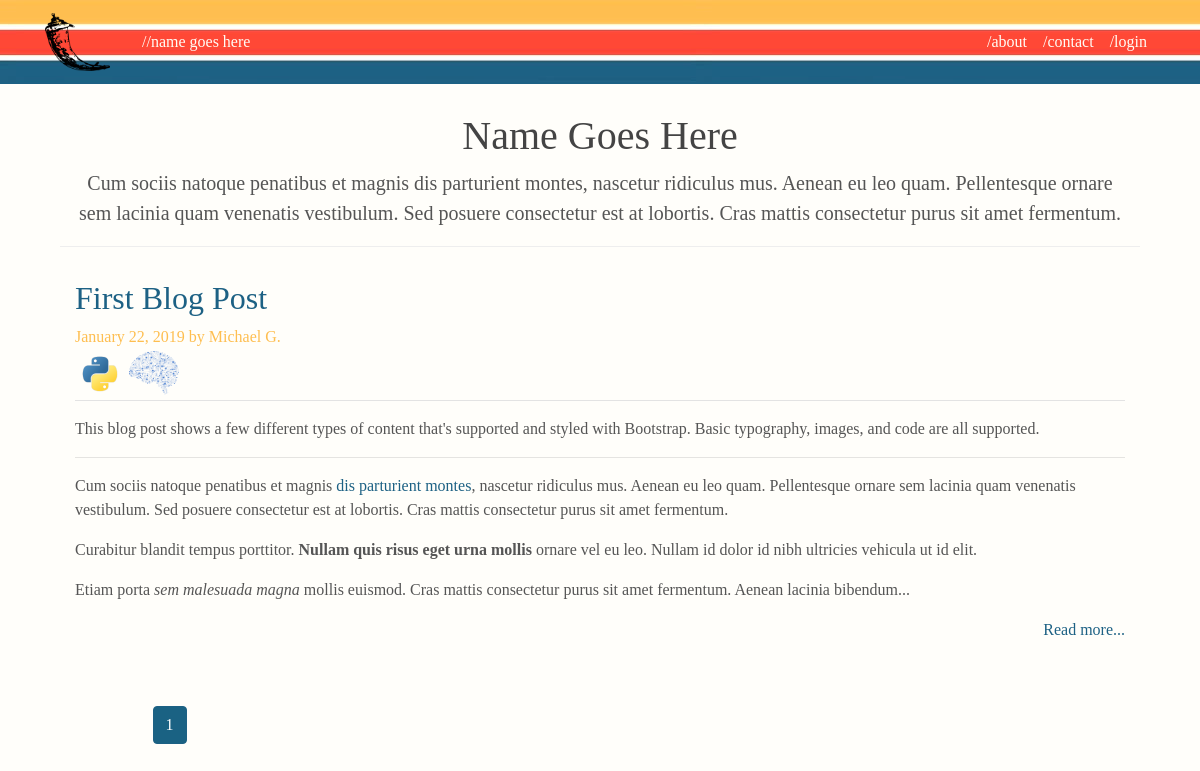
Page /home on the earlier database version.
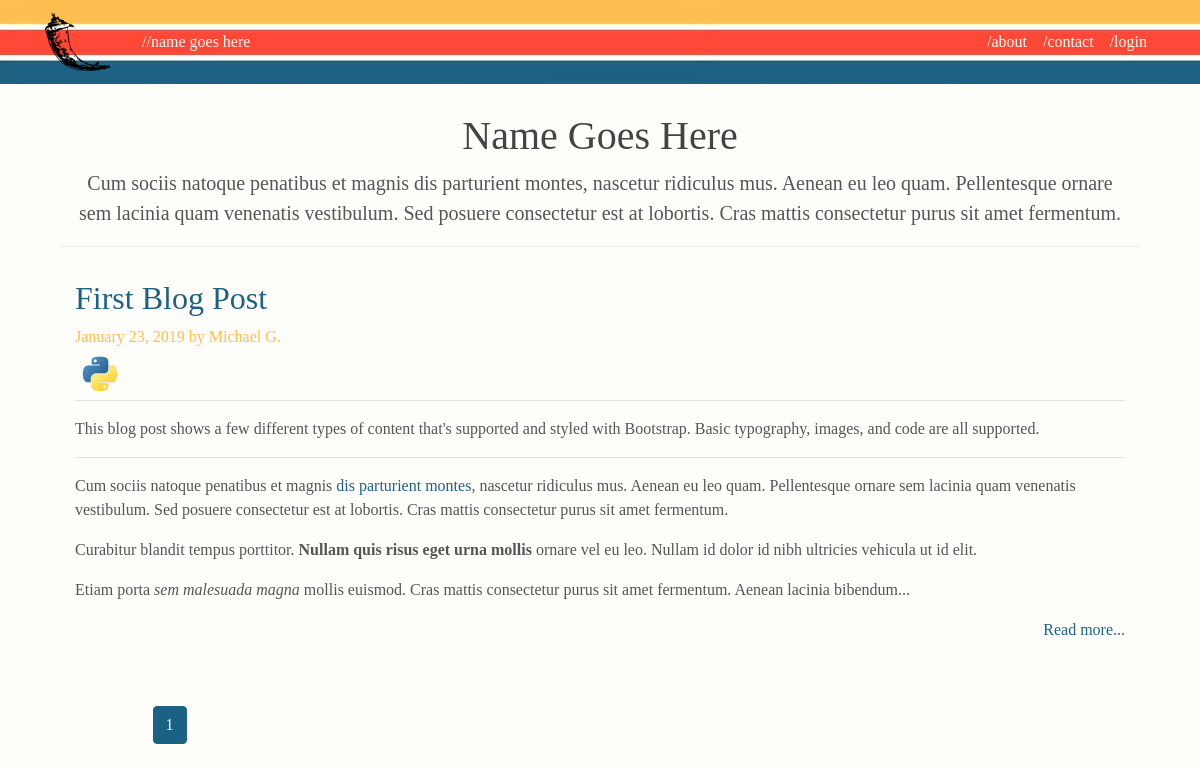
Same page on the later database version.
### personal_blog/models.py (models this page shows, shortened)
class Post(ResourceMixin, db.Model):
    id = db.Column(db.Integer, primary_key=True)
    title = db.Column(db.String(100), nullable=False)
    slug = db.Column(db.String(100), unique=True, nullable=False)
    date_posted = db.Column(db.DateTime, nullable=False, default=datetime.utcnow)
    content = db.Column(db.Text, nullable=False)
    user_id = db.Column(db.Integer, db.ForeignKey('user.id'), nullable=False)
    tags = db.relationship('Tag', secondary=posts_and_tags, lazy='subquery', backref=db.backref('pages', lazy=True))

class User(ResourceMixin, UserMixin, db.Model):
    id = db.Column(db.Integer, primary_key=True)
    username = db.Column(db.String(20), unique=True, nullable=False)
    alias = db.Column(db.String(20), unique=True, nullable=False)
    image_file = db.Column(db.String(20), nullable=False, default='default.jpg')
    password = db.Column(db.String(60), nullable=False)
    posts = db.relationship('Post', backref='author', lazy=True)

class Tag(ResourceMixin, db.Model):
    id = db.Column(db.Integer, primary_key=True)
    slug = db.Column(db.String(20), unique=True, nullable=False)
    tag_name = db.Column(db.String(20), unique=True, nullable=False)
    image_file = db.Column(db.String(20), nullable=False, default='default.jpg')

### personal_blog/routes.py (the view)
@app.route("/")
@app.route("/home")
def home():
    page = request.args.get('page', 1, type=int)
    posts = Post.query.order_by(Post.date_posted.desc()).paginate(page=page, per_page=5)
    return render_template('home.html', posts=posts)

### personal_blog/templates/home.html
{% extends "layout.html" %}
{% block content %}
<div class="blog-header">
   <div class="container">
      <h1 class="blog-title" align="center">Name Goes Here</h1>
      <p class="lead blog-description" align="center">
         Cum sociis natoque penatibus et magnis dis parturient montes, nascetur ridiculus mus.
         Aenean eu leo quam. Pellentesque ornare sem lacinia quam venenatis vestibulum.
         Sed posuere consectetur est at lobortis. Cras mattis consectetur purus sit amet fermentum.
      </p>
   </div>
</div>
<div class="blog-post">
   <div class="container">
      {% for post in posts.items %}
      <div class="row">
         <article class="media content-section">
            <div class="col-sm-12 blog-main">
               <div class="media-body">
                  <div class="article-metadata">
                     <h2> <a href="{{ url_for('post', slug=post.slug) }}">{{ post.title }}</a></h2>
                     <p class="blog-post-meta">{{ post.date_posted.strftime('%B %d, %Y') }} by {{ post.author.alias }} </p>
               {% for tag in post.tags %}
                  <a href="{{ url_for('tag_posts', slug=tag.slug) }}", title="{{ tag.tag_name }}">
                  <img class="img-fluid rounded-circle article-img" src="{{ url_for('static', filename='tag_pics/' + tag.image_file) }}" >
                  </a>
               {% endfor %}
                  </div>
                  <p class="article-content">{{ post.content| truncate(800) | safe }}</p>
               </div>
               <p class="quiet" style="text-align: right;"><a  href="{{ url_for('post', slug=post.slug) }}">Read more...</a></p>
            </div>
         </article>
      </div>
      {% endfor %}
   </div>
</div>
<div class="row">
   <div class="col-sm-8 offset-sm-1 blog-main">
      {% for page_num in posts.iter_pages(left_edge=1, right_edge=1, left_current=1, right_current=2) %}
      {% if page_num %}
      {% if posts.page == page_num %}
      <a class="btn btn-info mb-4" href="{{ url_for('home', page=page_num) }}">{{ page_num }}</a>
      {% else %}
      <a class="btn btn-outline-primary mb-4" href="{{ url_for('home', page=page_num) }}">{{ page_num }}</a>
      {% endif %}
      {% else %}
      ...
      {% endif %}
      {% endfor %}
   </div>
</div>
{% endblock content %}

Differences in the rows shown:
changed Post "First Blog Post": loses Tag (image_file (picture)); date_posted "January 22, 2019" → "January 23, 2019"
